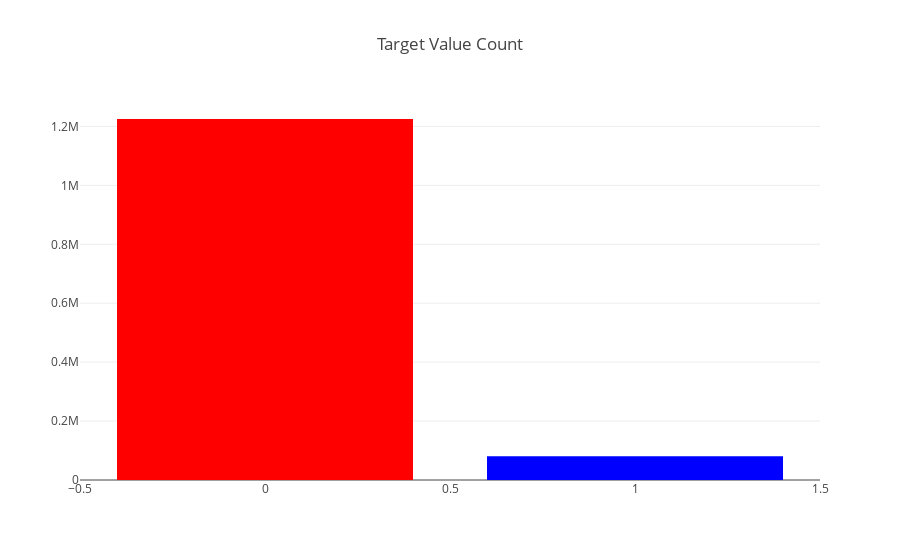
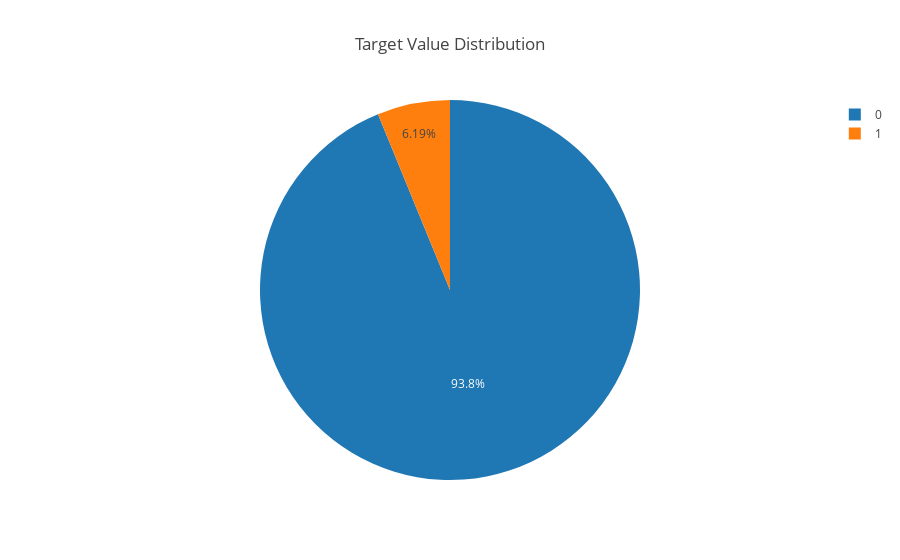

Source (notebook cell) for these figures, in order:
### Markdown cell above
Only 6% of the total questions are insincere.
Conclusion: Dataset is higly skwed

### Code cell
#Bar graph for showing count of each target
count = df_train['target'].value_counts()

plot = go.Bar(x=count.index,y=count.values,marker=dict(color=count.values,colorscale = 'Picnic'))
layout = go.Layout(title = 'Target Value Count')

fig = go.Figure(data = [plot],layout=layout)
py.iplot(fig,filename='Value Count')

#Pie Chart for showing distribution

labels = count.index
value = np.array((count/count.sum())*100)

plot = go.Pie(labels=labels,values = value)
layout = go.Layout(title='Target Value Distribution')
fig = go.Figure(data=[plot],layout=layout)
py.iplot(fig,filename='Target Distribution')

### Figure 1 — Plotly figure (JSON) as saved in the notebook; plotly's stock layout.template omitted (floating-point values rounded to 4 significant figures)
{"data": [{"marker": {"color": [1225312, 80810], "colorscale": "Picnic"}, "x": [0, 1], "y": [1225312, 80810], "type": "bar", "uid": "f71e3d4a-57c3-4f19-995d-776dfdf80cf8"}], "layout": {"title": {"text": "Target Value Count"}}}

### Figure 2 — Plotly figure (JSON) as saved in the notebook; plotly's stock layout.template omitted (floating-point values rounded to 4 significant figures)
{"data": [{"labels": [0, 1], "values": [93.81, 6.187], "type": "pie", "uid": "01967302-e19d-4bd2-8b95-de82e6c2e216"}], "layout": {"title": {"text": "Target Value Distribution"}}}
